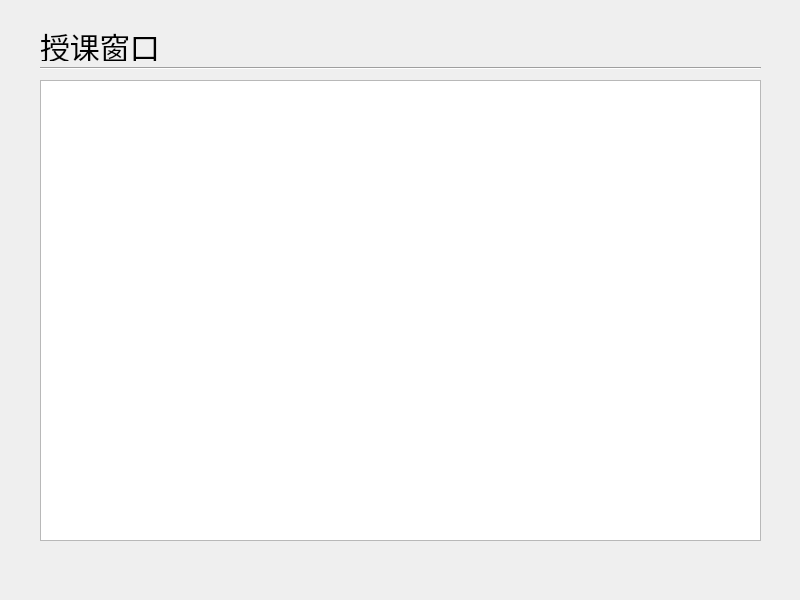
<?xml version="1.0" encoding="UTF-8"?>
<ui version="4.0">
 <class>TeachWindow</class>
 <widget class="QMainWindow" name="TeachWindow">
  <property name="geometry">
   <rect>
    <x>0</x>
    <y>0</y>
    <width>800</width>
    <height>600</height>
   </rect>
  </property>
  <property name="windowTitle">
   <string>MainWindow</string>
  </property>
  <widget class="QWidget" name="centralwidget">
   <widget class="QLabel" name="label">
    <property name="geometry">
     <rect>
      <x>40</x>
      <y>30</y>
      <width>121</width>
      <height>31</height>
     </rect>
    </property>
    <property name="styleSheet">
     <string notr="true">font:30px;</string>
    </property>
    <property name="text">
     <string>授课窗口</string>
    </property>
   </widget>
   <widget class="Line" name="line">
    <property name="geometry">
     <rect>
      <x>40</x>
      <y>60</y>
      <width>721</width>
      <height>16</height>
     </rect>
    </property>
    <property name="orientation">
     <enum>Qt::Horizontal</enum>
    </property>
   </widget>
   <widget class="QGraphicsView" name="graphicsView">
    <property name="geometry">
     <rect>
      <x>40</x>
      <y>80</y>
      <width>721</width>
      <height>461</height>
     </rect>
    </property>
   </widget>
  </widget>
 </widget>
 <resources/>
 <connections/>
</ui>
